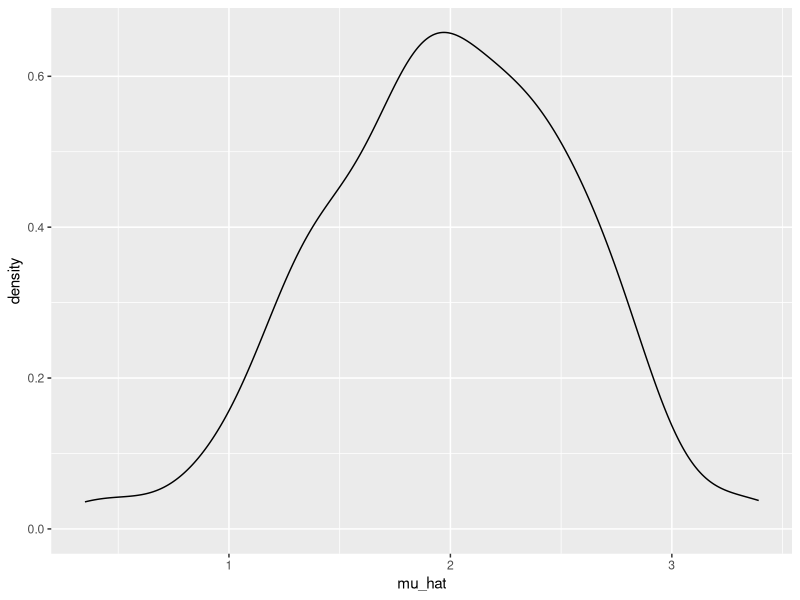
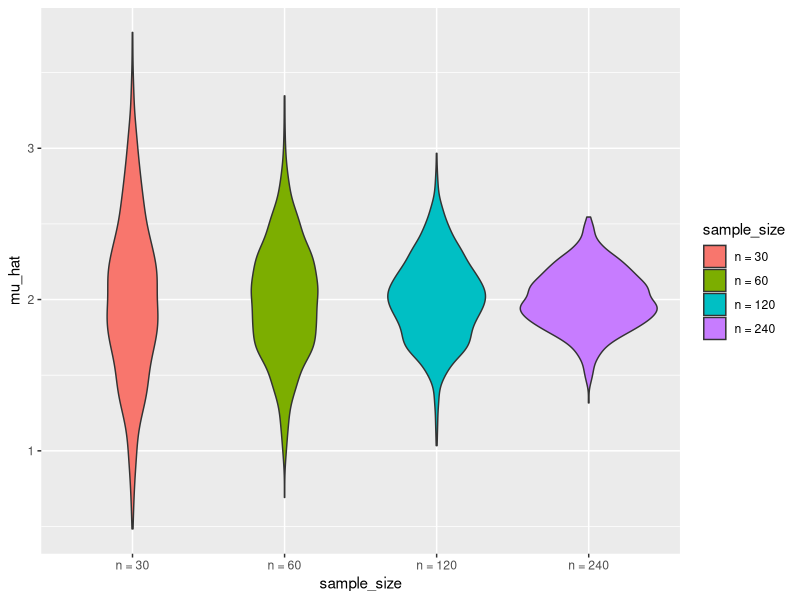

Here is the R script that generated these plots, in order:
## ---- chunk 1
library(tidyverse)
library(ggplot2)
set.seed(1)
## ---- chunk 2
sim_mean_sd = function(n, mu = 2, sigma = 3) {
  
  sim_data = tibble(
    x = rnorm(n, mean = mu, sd = sigma),
  )
  
  sim_data |> 
    summarize(
      mu_hat = mean(x),
      sigma_hat = sd(x)
    )
}
## ---- chunk 3
output = vector("list", 100)

for (i in 1:100) {
  output[[i]] = sim_mean_sd(30)
}

sim_results = bind_rows(output)
## ---- chunk 4
sim_results_df = 
  expand_grid(
    sample_size = 30,
    iter = 1:100
  ) |> 
  mutate(
    estimate_df = map(sample_size, sim_mean_sd)
  ) |> 
  unnest(estimate_df)
## ---- chunk 5
sim_results_df |> 
  ggplot(aes(x = mu_hat)) + 
  geom_density()

sim_results_df |> 
  pivot_longer(
    mu_hat:sigma_hat,
    names_to = "parameter", 
    values_to = "estimate") |> 
  group_by(parameter) |> 
  summarize(
    emp_mean = mean(estimate),
    emp_sd = sd(estimate)) |> 
  knitr::kable(digits = 3)
## ---- chunk 6
sim_results_df =   
  map(1:100, \(i) sim_mean_sd(30, 2, 3)) |> 
  bind_rows()
## ---- chunk 7
sim_results_df = 
  expand_grid(
    sample_size = c(30, 60, 120, 240),
    iter = 1:1000
  ) |> 
  mutate(
    estimate_df = map(sample_size, sim_mean_sd)
  ) |> 
  unnest(estimate_df)
## ---- chunk 8
sim_results_df |> 
  mutate(
    sample_size = str_c("n = ", sample_size),
    sample_size = fct_inorder(sample_size)) |> 
  ggplot(aes(x = sample_size, y = mu_hat, fill = sample_size)) + 
  geom_violin()
